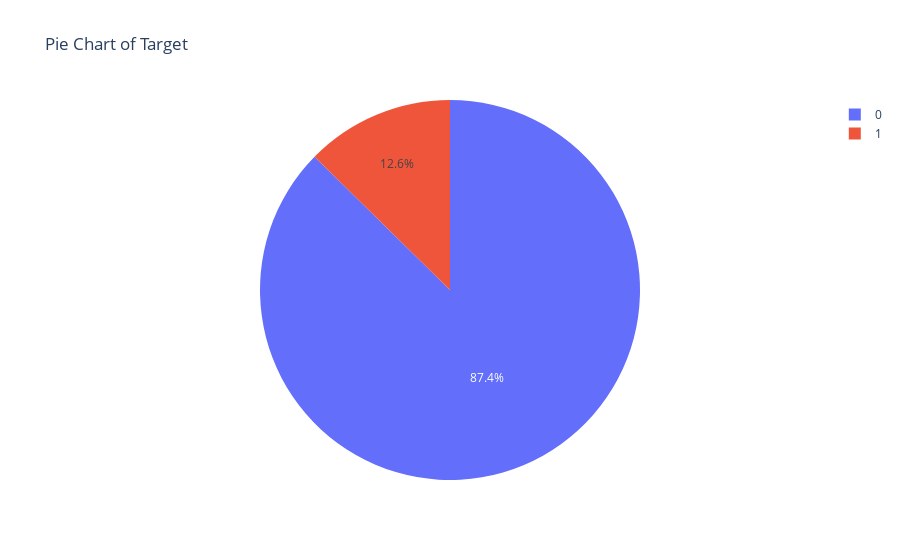

Notebook cell for this chart:
### Code cell
import plotly.express as px
px.pie(names=df["target"], title="Pie Chart of Target", )

### Figure 1 — Plotly figure (JSON) as saved in the notebook; plotly's stock layout.template omitted (floating-point values rounded to 4 significant figures; data arrays with more than 128 entries replaced by an {"elided": "..."} marker saying what was removed)
{"data": [{"domain": {"x": [0, 1], "y": [0, 1]}, "hovertemplate": "label=%{label}<extra></extra>", "labels": {"elided": "5169 int values"}, "legendgroup": "", "name": "", "showlegend": true, "type": "pie"}], "layout": {"legend": {"tracegroupgap": 0}, "title": {"text": "Pie Chart of Target"}}}
